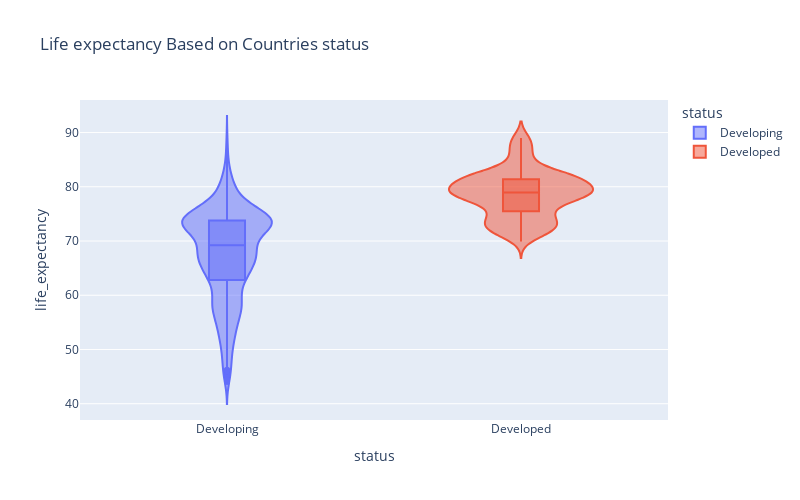

Notebook cell for this chart:
### Markdown cell above
## extra

### Code cell
fig=px.violin(df,x='status',y='life_expectancy',color='status',\
              # template='presentation',\
              box=True,\
              title='Life expectancy Based on Countries status',\
             width=800, height=500 )
fig.show()

### Figure 1 — Plotly figure (JSON) as saved in the notebook; plotly's stock layout.template omitted (floating-point values rounded to 4 significant figures; data arrays with more than 128 entries replaced by an {"elided": "..."} marker saying what was removed)
{"data": [{"alignmentgroup": "True", "box": {"visible": true}, "hovertemplate": "status=%{x}<br>life_expectancy=%{y}<extra></extra>", "legendgroup": "Developing", "marker": {"color": "#636efa"}, "name": "Developing", "offsetgroup": "Developing", "orientation": "v", "scalegroup": "True", "showlegend": true, "type": "violin", "x": {"elided": "1407 str values"}, "x0": " ", "xaxis": "x", "y": {"elided": "1407 float values"}, "y0": " ", "yaxis": "y"}, {"alignmentgroup": "True", "box": {"visible": true}, "hovertemplate": "status=%{x}<br>life_expectancy=%{y}<extra></extra>", "legendgroup": "Developed", "marker": {"color": "#EF553B"}, "name": "Developed", "offsetgroup": "Developed", "orientation": "v", "scalegroup": "True", "showlegend": true, "type": "violin", "x": {"elided": "242 str values"}, "x0": " ", "xaxis": "x", "y": {"elided": "242 float values"}, "y0": " ", "yaxis": "y"}], "layout": {"height": 500, "legend": {"title": {"text": "status"}, "tracegroupgap": 0}, "title": {"text": "Life expectancy Based on Countries status"}, "violinmode": "overlay", "width": 800, "xaxis": {"anchor": "y", "autorange": true, "categoryarray": ["Developing", "Developed"], "categoryorder": "array", "domain": [0, 1], "range": [-0.5, 1.5], "title": {"text": "status"}, "type": "category"}, "yaxis": {"anchor": "x", "autorange": true, "domain": [0, 1], "range": [37.0, 96.0], "title": {"text": "life_expectancy"}, "type": "linear"}}}
